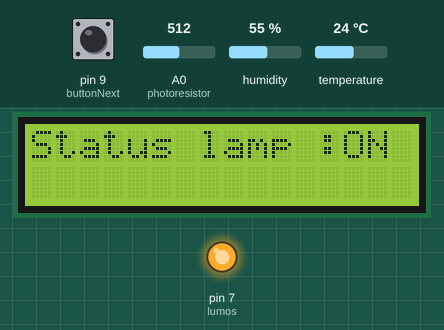
Bench run of a sketch on a simulated Arduino Uno, built with avr-gcc and run on an emulated ATmega328P. Parts: 16×2 character LCD, output pins drawn as LEDs (lit = HIGH). The test bench sets the inputs (shaded band); at power-on: A0 (photoresistor) = 512, pin 9 (buttonNext) LOW, humidity 55 %, temperature 24 °C.

Above: at 1.2 s.
1.3 s: A0 (photoresistor) set to 88
3.4 s: A0 (photoresistor) set to 77
At 4.1 s:
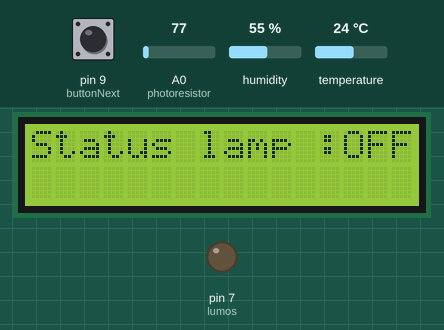
5.5 s: pin 9 (buttonNext) pulled HIGH for 1.8 s
At 7.6 s:
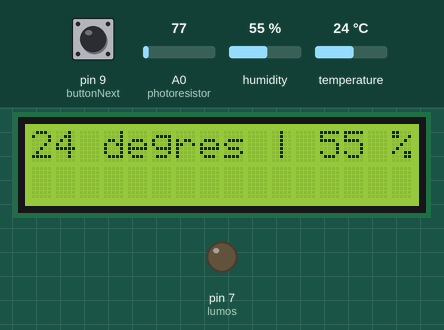
8.8 s: humidity set to 22 %
At 9.9 s:
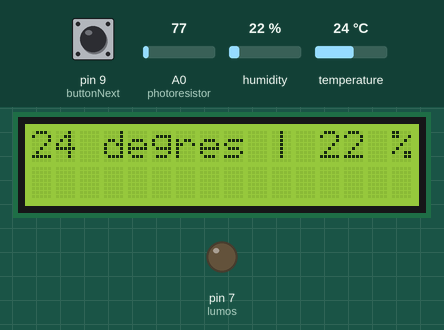
11.1 s: temperature set to 12 °C
At 13.4 s:
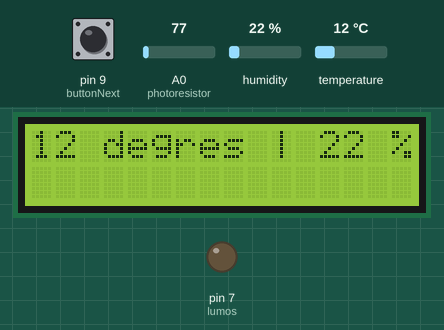
14.1 s: humidity set to 40 %
At 16.9 s:
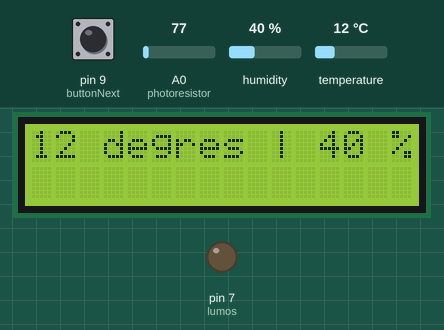
Timing chart, 0 to 18.2 s (numbered marks = the images above; inputs shaded):
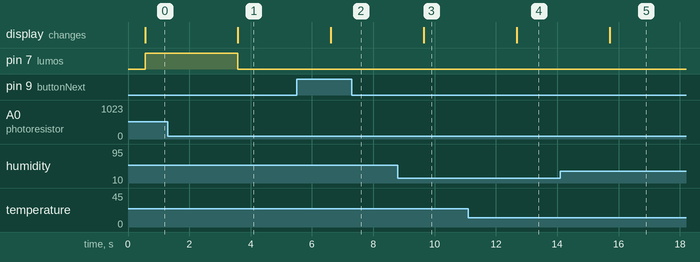

The sketch:

home_automation.ino
```cpp
#include <LiquidCrystal.h>
#include <DHT.h>

const int lumos = 7;
const int photoresistor = A0;
int windows = 0;
const int buttonNext = 9;

LiquidCrystal lcd(12, 11, 5, 4, 3, 2);
DHT dht(8, DHT11);

void setup() {
  Serial.begin(9600);
  lcd.begin(16,2);
  dht.begin();
  pinMode(lumos, OUTPUT);
  pinMode(buttonNext, INPUT);
  digitalWrite(lumos, LOW);
}

void get_meteo() {
  int humidity = dht.readHumidity();
  int temp = dht.readTemperature();

  lcd.clear();
  lcd.setCursor(0, 0);
  lcd.print(String(temp));
  lcd.print(" degres | ");
  lcd.print(String(humidity));
  lcd.print(" %");
}

void lumos_automata() {
  int val = analogRead(photoresistor);

  //Serial.println(val); // Can help to debug if you try to find the right value
  if (val <= 80) { // This value can change du to the room, where you place the arduino ...
    //Serial.println("Status lamp :OFF");
    lcd.clear();
    lcd.setCursor(0, 0);
    lcd.print("Status lamp :OFF");
    digitalWrite(lumos, LOW);
  } else {
    //Serial.println("Status lamp :ON");
    lcd.clear();
    lcd.setCursor(0, 0);
    lcd.print("Status lamp :ON");
    digitalWrite(lumos, HIGH);
  }
}

void switch_window() {
  int buttonState = digitalRead(buttonNext);
  int already_press = 0;

  if (buttonState == HIGH && already_press == 0) {
    windows++;
    already_press = 1;
  }
  delay(500);
}

void loop() {
  switch_window();
  switch(windows % 2) {
    case 0:
      lumos_automata();
      break;
    case 1:
      get_meteo();
      break;
    default:
      Serial.println("ERROR OCCURED");
  }
  delay(1000);
}
```

Measured:
- the behaviour switches between 81 and 80 on A0 (photoresistor) (found by bisection; images 0 and 1)
- after the input at 1.3 s, every drawn part: stays the same
- after the input at 3.4 s, pin 7 (lumos): HIGH → LOW after 0.18 s; the display: changes after 0.18 s (image 1)
- after the input at 5.5 s, the display: changes after 1.1 s (image 2)
- after the input at 8.8 s, the display: changes after 0.84 s (image 3)
- after the input at 11.1 s, the display: changes after 1.6 s (image 4)
- after the input at 14.1 s, the display: changes after 1.6 s (image 5)
